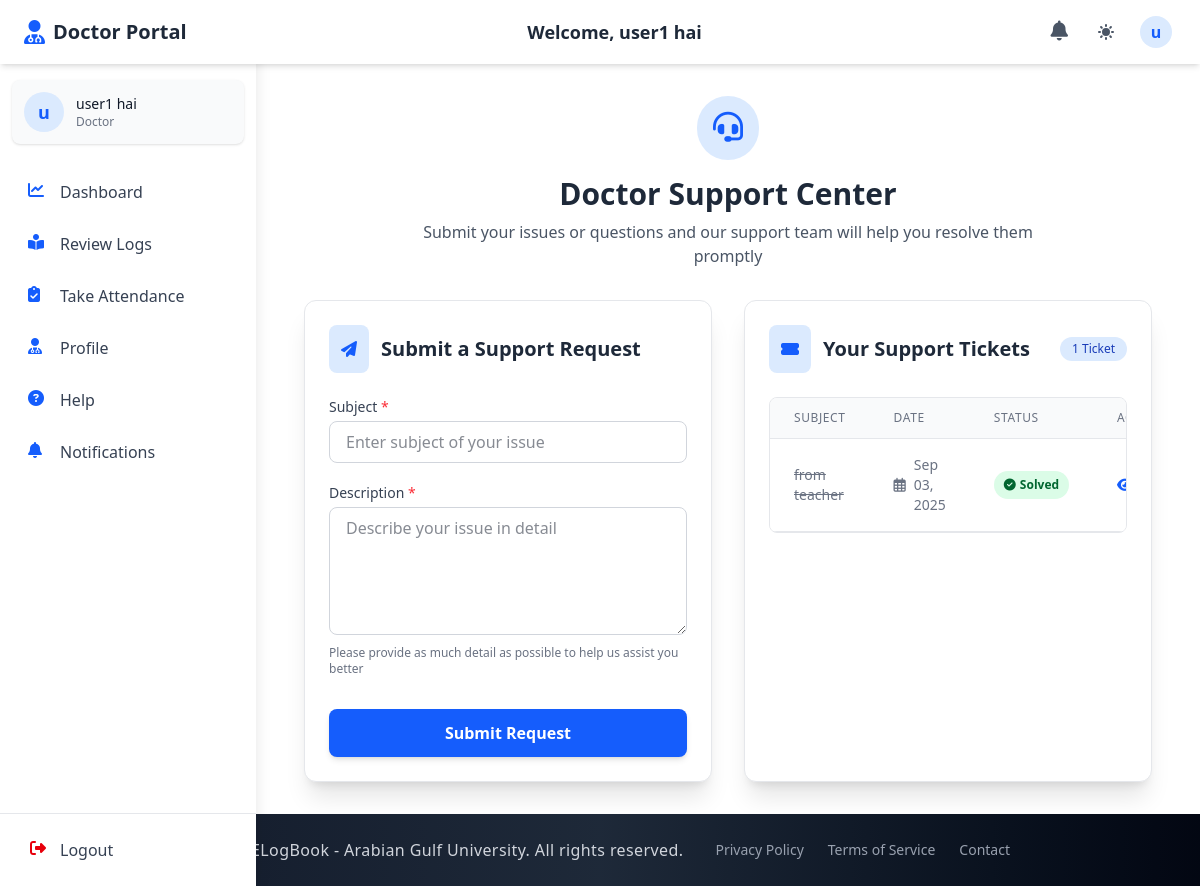
The page /doctors/doctor_help/ (signed in) on the database its author committed.
### accounts/models.py (models this page shows, shortened)
class CustomUser(AbstractUser):
    email = models.EmailField(unique=True)
    first_name = models.CharField(max_length=150, blank=True)
    last_name = models.CharField(max_length=150, blank=True)
    profile_photo = models.ImageField(
        upload_to="profiles/", blank=True, null=True, default="profiles/default.jpg"
    )
    city = models.CharField(max_length=100, blank=True)
    country = models.CharField(max_length=100, blank=True)
    phone_no = models.CharField(max_length=20, blank=True)
    bio = models.TextField(blank=True)
    speciality = models.CharField(max_length=100, blank=True)
    ROLE_CHOICES = (
        ("student", "Student"),
        ("doctor", "Doctor"),
        ("staff", "Staff"),
        ("admin", "Admin"),
    )
    ROLE_CHOICES = (
        ("defaultuser", "Default User"),
        ("student", "Student"),
        ("doctor", "Doctor"),
        ("staff", "Staff"),
        ("admin", "Admin"),
        ("pending", "Pending"),
    )
    role = models.CharField(max_length=15, choices=ROLE_CHOICES, default="defaultuser")
    groups = models.ManyToManyField(
        "auth.Group", related_name="customuser_groups", blank=True
    )
    user_permissions = models.ManyToManyField(
        "auth.Permission", related_name="customuser_permissions", blank=True
    )
    USERNAME_FIELD = "email"
    REQUIRED_FIELDS = ["username"]

### doctor_section/models.py (models this page shows, shortened)
class DoctorSupportTicket(models.Model):
    doctor = models.ForeignKey(Doctor, on_delete=models.CASCADE, related_name='support_tickets')
    subject = models.CharField(max_length=100)
    description = models.TextField()
    date_created = models.DateTimeField(auto_now_add=True)
    STATUS_CHOICES = [
        ('pending', 'Pending'),
        ('solved', 'Solved')
    ]
    status = models.CharField(max_length=20, choices=STATUS_CHOICES, default='pending')
    admin_comments = models.TextField(blank=True)
    resolved_date = models.DateTimeField(null=True, blank=True)
    class Meta:
        ordering = ['-date_created']
        verbose_name = "Doctor Support Ticket"
        verbose_name_plural = "Doctor Support Tickets"

### doctor_section/views.py (the view)
# urls.py: path("doctor_help/", views.doctor_help, name="doctor_help"),
@login_required
def doctor_help(request):
    if request.method == "POST":
        form = DoctorSupportTicketForm(request.POST)
        if form.is_valid():
            with transaction.atomic():
                ticket = form.save(commit=False)
                ticket.doctor = request.user.doctor_profile
                ticket.save()
                doctor_name = request.user.get_full_name() or request.user.username
                notification_title = f"New Doctor Support Ticket: {ticket.subject}"
                notification_message = f"Dr. {doctor_name} has submitted a new support ticket: {ticket.subject}\n\n{ticket.description}"
                admin_users = CustomUser.objects.filter(role='admin')
                admin_emails = list(admin_users.values_list('email', flat=True))
                notifications = [
                    AdminNotification(
                        recipient=admin,
                        title=notification_title,
                        message=notification_message,
                        support_ticket_type='doctor',
                        ticket_id=ticket.id
                    ) for admin in admin_users
                ]
                if notifications:
                    AdminNotification.objects.bulk_create(notifications)
                if admin_emails:
                    email_thread = Thread(
                        target=send_admin_emails_doctor,
                        args=(admin_emails, notification_title, notification_message)
                    )
                    email_thread.daemon = True
                    email_thread.start()
            messages.success(request, "Support ticket submitted successfully. We will respond to your issue soon.")
            return redirect("doctor_section:doctor_help")
    else:
        form = DoctorSupportTicketForm()
    tickets = DoctorSupportTicket.objects.filter(doctor=request.user.doctor_profile).order_by('-date_created')
    context = {
        "form": form,
        "tickets": tickets,
        "now": timezone.now(),  # Add current date for the "New" badge
    }
    return render(request, "doctor_help.html", context)

### doctor_section/templates/doctor_help.html (shortened to what this page needs)
{% extends 'base.html' %}
{% block navbar %}
  {% include './components/doc_auth_navbar.html' %}
{% endblock %}
{% block content %}
  <div class="container mx-auto px-4 py-8 animate-fade-in">
    <div class="text-center mb-8">
      <div class="inline-block p-4 bg-blue-100 dark:bg-blue-900 rounded-full mb-4">
        <i class="fas fa-headset text-3xl text-blue-600 dark:text-blue-400"></i>
      </div>
      <h2 class="text-3xl font-bold text-gray-800 dark:text-white">Doctor Support Center</h2>
      <p class="text-gray-600 dark:text-gray-300 mt-2 max-w-2xl mx-auto">Submit your issues or questions and our support team will help you resolve them promptly</p>
    </div>
    <div class="grid grid-cols-1 lg:grid-cols-2 gap-8">
      <div class="bg-white dark:bg-gray-800 rounded-xl shadow-xl p-6 border border-gray-200 dark:border-gray-700 transition-all duration-300 hover:shadow-2xl">
        <div class="flex items-center mb-6">
          <div class="p-3 bg-blue-100 dark:bg-blue-900 rounded-lg mr-3">
            <i class="fas fa-paper-plane text-blue-600 dark:text-blue-400"></i>
          </div>
          <h3 class="text-xl font-semibold text-gray-800 dark:text-white">Submit a Support Request</h3>
        </div>
        <form id="supportForm" method="post" class="space-y-5">
          <div>
            <label for="id_subject" class="block text-sm font-medium text-gray-700 dark:text-gray-300 mb-1">Subject <span class="text-red-500">*</span></label>
            {{ form.subject }}
          </div>
          <div>
            <label for="id_description" class="block text-sm font-medium text-gray-700 dark:text-gray-300 mb-1">Description <span class="text-red-500">*</span></label>
            {{ form.description }}
            <div class="text-xs text-gray-500 dark:text-gray-400 mt-1">Please provide as much detail as possible to help us assist you better</div>
          </div>
          <div class="pt-3">
            <button id="submitBtn" type="submit" class="w-full py-3 px-4 bg-blue-600 hover:bg-blue-700 text-white font-semibold rounded-lg shadow-md focus:outline-none focus:ring-2 focus:ring-blue-500 focus:ring-opacity-75 transition-all duration-200 flex justify-center items-center">
              <span id="submitText">Submit Request</span>
            </button>
          </div>
        </form>
      </div>
      <div class="bg-white dark:bg-gray-800 rounded-xl shadow-xl p-6 border border-gray-200 dark:border-gray-700 transition-all duration-300 hover:shadow-2xl">
        <div class="flex items-center justify-between mb-6">
          <div class="flex items-center">
            <div class="p-3 bg-blue-100 dark:bg-blue-900 rounded-lg mr-3">
              <i class="fas fa-ticket-alt text-blue-600 dark:text-blue-400"></i>
            </div>
            <h3 class="text-xl font-semibold text-gray-800 dark:text-white">Your Support Tickets</h3>
          </div>
          <span class="px-3 py-1 text-xs font-medium rounded-full bg-blue-100 text-blue-800 dark:bg-blue-900 dark:text-blue-200">
            {{ tickets|length }} Ticket{% if tickets|length != 1 %}s{% endif %}
          </span>
        </div>
        {% if tickets %}
          <div class="overflow-x-auto rounded-lg border border-gray-200 dark:border-gray-700">
            <table class="min-w-full divide-y divide-gray-200 dark:divide-gray-700">
              <thead class="bg-gray-50 dark:bg-gray-700">
                <tr>
                  <th scope="col" class="px-6 py-3 text-left text-xs font-medium text-gray-500 dark:text-gray-300 uppercase tracking-wider">Subject</th>
                  <th scope="col" class="px-6 py-3 text-left text-xs font-medium text-gray-500 dark:text-gray-300 uppercase tracking-wider">Date</th>
                  <th scope="col" class="px-6 py-3 text-left text-xs font-medium text-gray-500 dark:text-gray-300 uppercase tracking-wider">Status</th>
                  <th scope="col" class="px-6 py-3 text-left text-xs font-medium text-gray-500 dark:text-gray-300 uppercase tracking-wider">Actions</th>
                </tr>
              </thead>
              <tbody class="bg-white dark:bg-gray-800 divide-y divide-gray-200 dark:divide-gray-700">
                {% for ticket in tickets %}
                  <tr class="hover:bg-gray-50 dark:hover:bg-gray-700 transition-colors duration-150">
                    <td class="px-6 py-4 text-sm font-medium text-gray-900 dark:text-white">
                      <div class="flex items-center">
                        <span class="{% if ticket.status == 'solved' %}line-through text-gray-500 dark:text-gray-400{% endif %}">{{ ticket.subject }}</span>
                      </div>
                    </td>
                    <td class="px-6 py-4 text-sm text-gray-500 dark:text-gray-300">
                      <div class="flex items-center">
                        <i class="far fa-calendar-alt mr-2"></i>
                        <span>{{ ticket.date_created|date:"M d, Y" }}</span>
                      </div>
                    </td>
                    <td class="px-6 py-4">
                      <span class="px-2.5 py-1 inline-flex items-center text-xs leading-5 font-semibold rounded-full {% if ticket.status == 'solved' %}bg-green-100 text-green-800 dark:bg-green-800/50 dark:text-green-100{% else %}bg-yellow-100 text-yellow-800 dark:bg-yellow-800/50 dark:text-yellow-100{% endif %}">
                        {% if ticket.status == 'solved' %}
                          <i class="fas fa-check-circle mr-1"></i>
                        {% else %}
                          <i class="fas fa-clock mr-1"></i>
                        {% endif %}
                        {{ ticket.status|title }}
                      </span>
                    </td>
                    <td class="px-6 py-4 text-sm">
                      <div class="flex space-x-3">
                        {% if ticket.status == 'solved' and ticket.admin_comments %}
                          <button class="text-blue-600 hover:text-blue-900 dark:text-blue-400 dark:hover:text-blue-300 flex items-center" onclick="toggleComments('comments-{{ ticket.id }}', this)">
                            <i class="fas fa-eye mr-1"></i> <span class="response-text">View Response</span>
                          </button>
                        {% endif %}
                      </div>
                    </td>
                  </tr>
                {% endfor %}
              </tbody>
            </table>
          </div>
        {% endif %}
      </div>
    </div>
  </div>
{% endblock %}

### templates/components/auth_navbar_base.html (shortened to what this page needs)
<header class="bg-white dark:bg-gray-800 shadow-md fixed top-0 left-0 right-0 z-40 h-16 transition-all duration-300">
  <div class="flex items-center justify-between h-full px-4 md:px-6 max-w-7xl mx-auto">
    <div class="flex items-center space-x-3">
      <a href="{% block home_url %}{% endblock %}" class="flex items-center">
        <i class="{% block header_icon %}fas fa-book-medical{% endblock %} text-blue-600 dark:text-blue-400 text-2xl mr-2"></i>
        <span class="font-bold text-xl text-gray-800 dark:text-white hidden sm:inline">{% block portal_name %}ElogBook Portal{% endblock %}</span>
      </a>
    </div>
    <div class="hidden md:block text-center">
      <h1 class="text-lg font-semibold text-gray-800 dark:text-white">
        Welcome, {% block user_title %}{% endblock %} {{ request.session.first_name }} {{ request.session.last_name }}
      </h1>
    </div>
    <div class="flex items-center space-x-3">
      <div class="relative">
        <a href="{% block notifications_url %}#{% endblock %}" class="p-2 text-gray-600 dark:text-gray-300 hover:bg-gray-100 dark:hover:bg-gray-700 rounded-full transition-colors duration-200" aria-label="Notifications">
          <i class="fas fa-bell text-xl"></i>
        </a>
      </div>
      <button id="theme-toggle" aria-label="Toggle dark mode" class="p-2 text-gray-600 dark:text-gray-300 hover:bg-gray-100 dark:hover:bg-gray-700 rounded-full transition-colors duration-200 focus:outline-none focus:ring-2 focus:ring-blue-500">
      </button>
      <div class="relative" x-data="{open: false}">
        <button @click="open = !open" id="user-menu-button" class="flex items-center text-gray-600 dark:text-gray-300 hover:bg-gray-100 dark:hover:bg-gray-700 rounded-full p-1 focus:outline-none focus:ring-2 focus:ring-blue-500">
          <div class="h-8 w-8 rounded-full bg-blue-100 dark:bg-blue-900 flex items-center justify-center text-blue-600 dark:text-blue-300 font-semibold">
            {{ request.session.first_name|slice:"0:1" }}
          </div>
        </button>
      </div>
    </div>
  </div>
</header>
<aside id="sidebar" class="fixed inset-y-0 left-0 z-30 w-64 pt-16 bg-white dark:bg-gray-800 shadow-lg transform -translate-x-full transition-transform duration-300 ease-in-out md:translate-x-0 overflow-hidden">
  <div class="h-full flex flex-col">
    <div class="flex-1 px-3 py-4 overflow-y-auto">
      <div class="flex items-center p-3 mb-6 rounded-lg bg-gray-50 dark:bg-gray-700 shadow-sm">
        <div class="flex-shrink-0">
          <div class="h-10 w-10 rounded-full bg-blue-100 dark:bg-blue-900 flex items-center justify-center text-blue-600 dark:text-blue-300 font-semibold text-lg">
            {{ request.session.first_name|slice:"0:1" }}
          </div>
        </div>
        <div class="ml-3 overflow-hidden">
        <p class="text-sm font-medium text-gray-900 dark:text-white truncate">{{ request.session.first_name }} {{ request.session.last_name }}</p>
        <p class="text-xs text-gray-500 dark:text-gray-400 truncate">{% block user_role %}User{% endblock %}</p>
      </div>
    </div>
      <nav class="space-y-1">
        {% block sidebar_menu %}{% endblock %}
      </nav>
    </div>
    <div class="px-3 py-3 border-t border-gray-200 dark:border-gray-700">
      <form method="POST" action="{% block logout_url_bottom %}#{% endblock %}" class="w-full">
        <button type="submit" class="flex w-full items-center px-4 py-3 text-gray-700 dark:text-gray-300 rounded-lg hover:bg-gray-100 dark:hover:bg-gray-700 group transition-colors duration-200">
          <i class="fas fa-sign-out-alt w-5 h-5 text-red-600 dark:text-red-400"></i>
          <span class="ml-3 font-medium">Logout</span>
        </button>
      </form>
    </div>
  </div>
</aside>
<div id="content-wrapper" class="pt-16 md:pl-64 min-h-screen transition-all duration-300">
</div>

### rows shown on the page
CustomUser: session.first_name "user1", session.last_name "hai", session.first_name "u"
DoctorSupportTicket: subject "from teacher", date_created "Sep 03, 2025", status "Solved"

### other values the page prints
{{ tickets|length }} "1"
